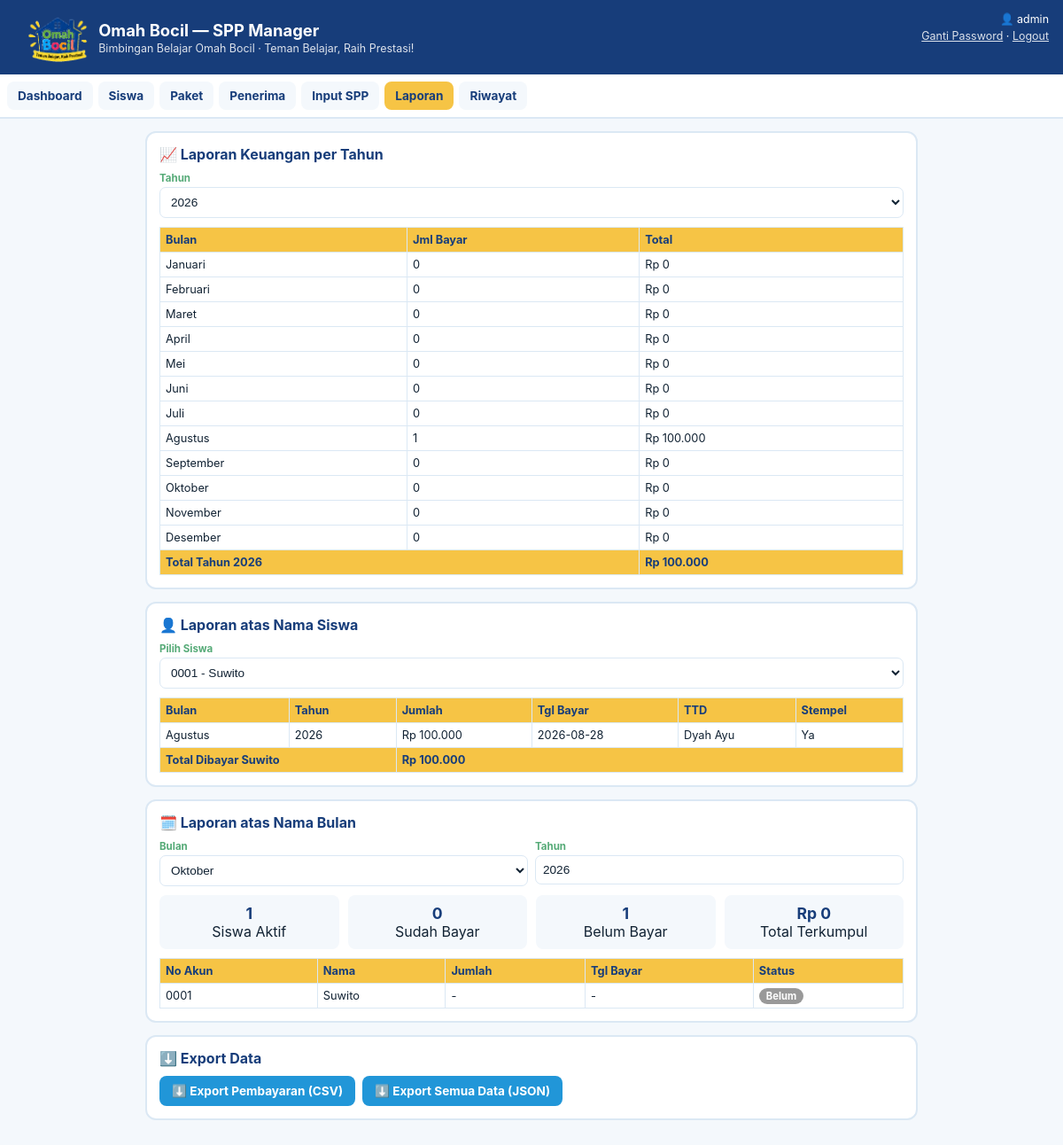
Before: /laporan (signed in) with the older database file.
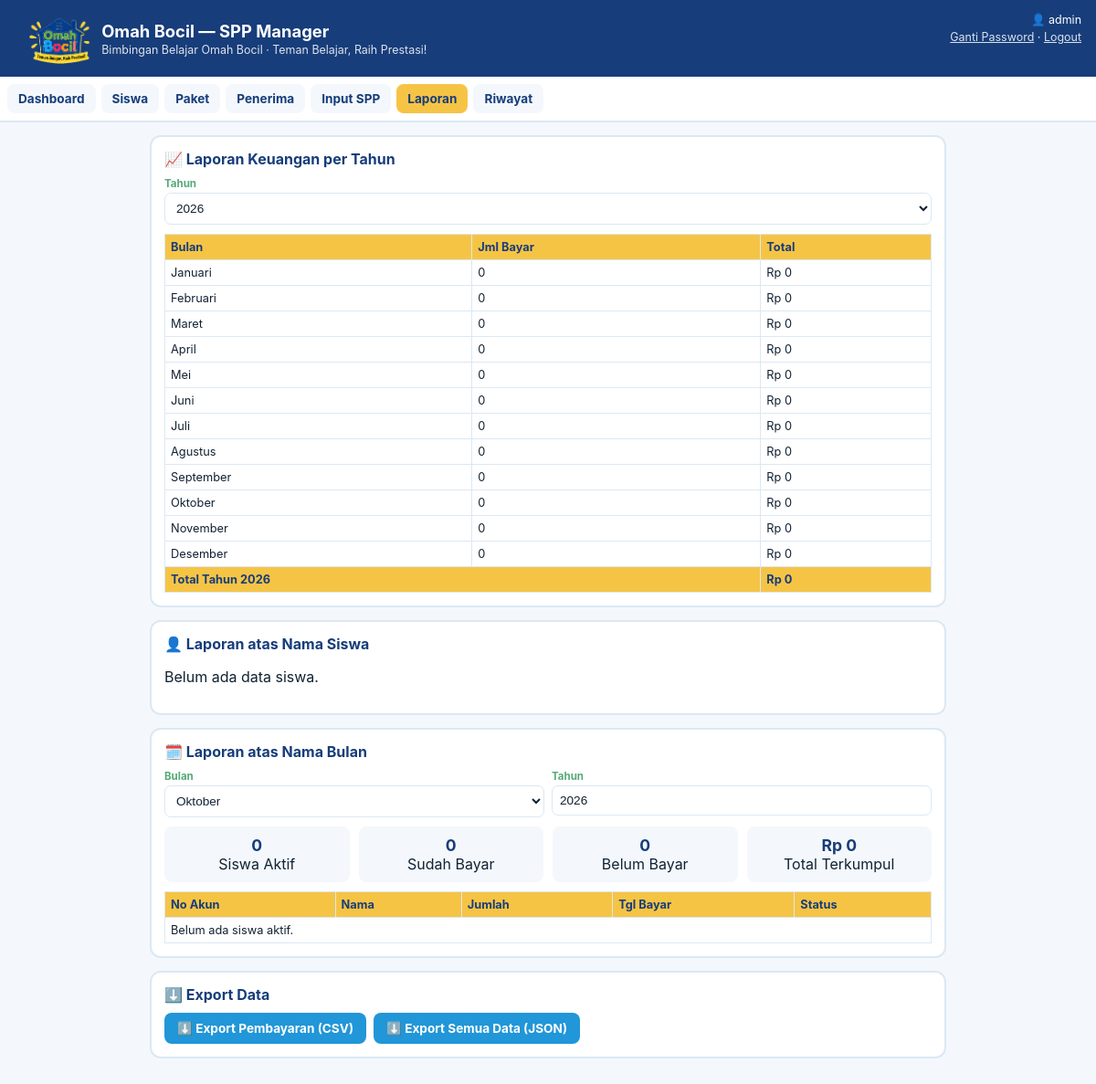
After: the same page with the newer database file.
### tables this page shows
CREATE TABLE payments (
                id INTEGER PRIMARY KEY AUTOINCREMENT,
                student_id INTEGER NOT NULL,
                bulan INTEGER NOT NULL,
                tahun INTEGER NOT NULL,
                jumlah INTEGER NOT NULL DEFAULT 0,
                tgl_bayar TEXT,
                ttd TEXT,
                stempel TEXT,
                FOREIGN KEY (student_id) REFERENCES students(id) ON DELETE CASCADE,
                UNIQUE(student_id, bulan, tahun)
            );

CREATE TABLE students (
                id INTEGER PRIMARY KEY AUTOINCREMENT,
                no_akun TEXT NOT NULL UNIQUE,
                nama TEXT NOT NULL,
                status TEXT NOT NULL DEFAULT 'Aktif',
                mulai TEXT,
                akhir TEXT,
                paket_id INTEGER,
                jatuh_tempo INTEGER NOT NULL DEFAULT 10, foto TEXT,
                FOREIGN KEY (paket_id) REFERENCES packages(id) ON DELETE SET NULL
            );

### main.py (the view)
@app.route("/laporan")
@login_required
def laporan():
    today = date.today()
    years = set(db.get_all_years())
    years.add(today.year)
    years = sorted(years)
    tahun = request.args.get("tahun", type=int) or today.year
    payments = db.get_payments_for_year(tahun)
    rows = []
    grand_total = 0
    for i, m in enumerate(MONTHS, start=1):
        bulan_payments = [p for p in payments if p["bulan"] == i]
        total = sum(p["jumlah"] for p in bulan_payments)
        grand_total += total
        rows.append({"bulan": m, "jumlah_bayar": len(bulan_payments), "total": total})
    all_students = db.get_all_students()
    siswa_id = request.args.get("siswa_id", type=int)
    if not siswa_id and all_students:
        siswa_id = all_students[0]["id"]
    riwayat_siswa = []
    siswa_terpilih = None
    total_siswa = 0
    if siswa_id:
        siswa_terpilih = db.get_student(siswa_id)
        for p in db.get_payments_for_student_all(siswa_id):
            riwayat_siswa.append({
                "bulan": MONTHS[p["bulan"] - 1],
                "tahun": p["tahun"],
                "jumlah": p["jumlah"],
                "tgl_bayar": p["tgl_bayar"],
                "ttd": p["ttd"],
                "stempel": p["stempel"],
            })
            total_siswa += p["jumlah"]
    lbulan = request.args.get("lbulan", type=int) or today.month
    ltahun = request.args.get("ltahun", type=int) or today.year
    status_bulan = []
    total_bulan_terpilih = 0
    lunas_count = 0
    for s in db.get_active_students():
        p = db.get_payment(s["id"], ltahun, lbulan)
        status_bulan.append({
            "no_akun": s["no_akun"],
            "nama": s["nama"],
            "jumlah": p["jumlah"] if p else None,
            "tgl_bayar": p["tgl_bayar"] if p else None,
            "status": "Lunas" if p else "Belum",
        })
        if p:
            lunas_count += 1
            total_bulan_terpilih += p["jumlah"]
    return render_template(
        "laporan.html",
        years=years,
        tahun=tahun,
        rows=rows,
        grand_total=grand_total,
        all_students=all_students,
        siswa_id=siswa_id,
        siswa_terpilih=siswa_terpilih,
        riwayat_siswa=riwayat_siswa,
        total_siswa=total_siswa,
        lbulan=lbulan,
        ltahun=ltahun,
        status_bulan=status_bulan,
        total_bulan_terpilih=total_bulan_terpilih,
        lunas_count=lunas_count,
    )

### database.py (called while the page is built)
def get_connection():
    conn = sqlite3.connect(DB_NAME)
    conn.row_factory = sqlite3.Row
    conn.execute("PRAGMA foreign_keys = ON")
    return conn

@contextmanager
def get_cursor(commit=False):
    conn = get_connection()
    cur = conn.cursor()
    try:
        yield cur
        if commit:
            conn.commit()
    finally:
        conn.close()

def get_all_students():
    with get_cursor() as cur:
        cur.execute("""
            SELECT s.*, p.name AS paket_name, p.price AS paket_price
            FROM students s LEFT JOIN packages p ON s.paket_id = p.id
            ORDER BY s.nama
        """)
        return [dict(r) for r in cur.fetchall()]

def get_active_students():
    return [s for s in get_all_students() if s["status"] == "Aktif"]

def get_student(student_id):
    with get_cursor() as cur:
        cur.execute("""
            SELECT s.*, p.name AS paket_name, p.price AS paket_price
            FROM students s LEFT JOIN packages p ON s.paket_id = p.id
            WHERE s.id = ?
        """, (student_id,))
        row = cur.fetchone()
        return dict(row) if row else None

def get_payment(student_id, tahun, bulan):
    with get_cursor() as cur:
        cur.execute("""
            SELECT * FROM payments WHERE student_id = ? AND tahun = ? AND bulan = ?
        """, (student_id, tahun, bulan))
        row = cur.fetchone()
        return dict(row) if row else None

def get_payments_for_year(tahun):
    with get_cursor() as cur:
        cur.execute("SELECT * FROM payments WHERE tahun = ?", (tahun,))
        return [dict(r) for r in cur.fetchall()]

def get_all_years():
    with get_cursor() as cur:
        cur.execute("SELECT DISTINCT tahun FROM payments ORDER BY tahun")
        return [r["tahun"] for r in cur.fetchall()]

def get_payments_for_student_all(student_id):
    with get_cursor() as cur:
        cur.execute("""
            SELECT * FROM payments WHERE student_id = ?
            ORDER BY tahun, bulan
        """, (student_id,))
        return [dict(r) for r in cur.fetchall()]

### main.py (called while the page is built)
def login_required(view_func):
    @wraps(view_func)
    def wrapper(*args, **kwargs):
        if not session.get("admin_id"):
            return redirect(url_for("login", next=request.path))
        return view_func(*args, **kwargs)
    return wrapper

@app.context_processor
def inject_globals():
    return {
        "MONTHS": MONTHS,
        "active_tab": request.endpoint,
        "current_admin": session.get("admin_username"),
    }

### templates/laporan.html (shortened to what this page needs)
{% extends "base.html" %}
{% block content %}
<div class="card">
  <h2>📈 Laporan Keuangan per Tahun</h2>
  <form method="get" action="{{ url_for('laporan') }}">
    <div class="row">
      <div>
        <label>Tahun</label>
        <select name="tahun" onchange="this.form.submit()">
          {% for y in years %}
            <option value="{{ y }}" {{ 'selected' if y==tahun }}>{{ y }}</option>
          {% endfor %}
        </select>
      </div>
    </div>
  </form>
  <div class="tbl-wrap" style="margin-top:10px">
    <table>
      <thead><tr><th>Bulan</th><th>Jml Bayar</th><th>Total</th></tr></thead>
      <tbody>
        {% for r in rows %}
        <tr><td>{{ r.bulan }}</td><td>{{ r.jumlah_bayar }}</td><td>{{ r.total|rupiah }}</td></tr>
        {% endfor %}
      </tbody>
      <tfoot><tr><th colspan="2">Total Tahun {{ tahun }}</th><th>{{ grand_total|rupiah }}</th></tr></tfoot>
    </table>
  </div>
</div>
<div class="card">
  <h2>👤 Laporan atas Nama Siswa</h2>
  {% if all_students|length == 0 %}
    <p>Belum ada data siswa.</p>
  {% else %}
  <form method="get" action="{{ url_for('laporan') }}">
    <div class="row">
      <div>
        <label>Pilih Siswa</label>
        <select name="siswa_id" onchange="this.form.submit()">
          {% for s in all_students %}
            <option value="{{ s.id }}" {{ 'selected' if s.id==siswa_id }}>{{ s.no_akun }} - {{ s.nama }}</option>
          {% endfor %}
        </select>
      </div>
    </div>
  </form>
  <div class="tbl-wrap" style="margin-top:10px">
    <table>
      <thead><tr><th>Bulan</th><th>Tahun</th><th>Jumlah</th><th>Tgl Bayar</th><th>TTD</th><th>Stempel</th></tr></thead>
      <tbody>
        {% for r in riwayat_siswa %}
        <tr>
          <td>{{ r.bulan }}</td><td>{{ r.tahun }}</td><td>{{ r.jumlah|rupiah }}</td>
          <td>{{ r.tgl_bayar or '-' }}</td><td>{{ r.ttd or '-' }}</td><td>{{ r.stempel or '-' }}</td>
        </tr>
        {% endfor %}
      </tbody>
      <tfoot><tr><th colspan="2">Total Dibayar {{ siswa_terpilih.nama if siswa_terpilih }}</th><th colspan="4">{{ total_siswa|rupiah }}</th></tr></tfoot>
    </table>
  </div>
  {% endif %}
</div>
<div class="card">
  <h2>🗓️ Laporan atas Nama Bulan</h2>
  <form method="get" action="{{ url_for('laporan') }}">
    <div class="row">
      <div>
        <label>Bulan</label>
        <select name="lbulan" onchange="this.form.submit()">
          {% for m in MONTHS %}
            <option value="{{ loop.index }}" {{ 'selected' if loop.index==lbulan }}>{{ m }}</option>
          {% endfor %}
        </select>
      </div>
      <div>
        <label>Tahun</label>
        <input type="number" name="ltahun" value="{{ ltahun }}" onchange="this.form.submit()">
      </div>
    </div>
  </form>
  <div class="stat" style="margin-top:10px">
    <div><b>{{ status_bulan|length }}</b>Siswa Aktif</div>
    <div><b>{{ lunas_count }}</b>Sudah Bayar</div>
    <div><b>{{ status_bulan|length - lunas_count }}</b>Belum Bayar</div>
    <div><b>{{ total_bulan_terpilih|rupiah }}</b>Total Terkumpul</div>
  </div>
  <div class="tbl-wrap">
    <table>
      <thead><tr><th>No Akun</th><th>Nama</th><th>Jumlah</th><th>Tgl Bayar</th><th>Status</th></tr></thead>
      <tbody>
        {% if status_bulan|length == 0 %}
          <tr><td colspan="5">Belum ada siswa aktif.</td></tr>
        {% endif %}
        {% for r in status_bulan %}
        <tr>
          <td>{{ r.no_akun }}</td><td>{{ r.nama }}</td>
          <td>{{ r.jumlah|rupiah if r.jumlah is not none else '-' }}</td>
          <td>{{ r.tgl_bayar or '-' }}</td>
          <td>{% if r.status=='Lunas' %}<span class="badge ok">Lunas</span>{% else %}<span class="badge no">Belum</span>{% endif %}</td>
        </tr>
        {% endfor %}
      </tbody>
    </table>
  </div>
</div>
<div class="card">
  <h2>⬇️ Export Data</h2>
  <div style="display:flex;gap:8px;flex-wrap:wrap">
    <a class="btn" href="{{ url_for('export_csv') }}">⬇️ Export Pembayaran (CSV)</a>
    <a class="btn" href="{{ url_for('export_json') }}">⬇️ Export Semua Data (JSON)</a>
  </div>
</div>
{% endblock %}

### templates/base.html (shortened to what this page needs)
<!DOCTYPE html>
<html lang="id">
<head>
<link rel="stylesheet" href="{{ url_for('static', filename='style.css') }}">
</head>
<body>
<header>
<div style="display:flex;justify-content:space-between;align-items:flex-start;gap:8px;flex-wrap:wrap">
  <div style="display:flex;align-items:center;gap:10px">
    <img src="{{ url_for('static', filename='logo_omahbocil.png') }}" alt="Logo Omah Bocil" style="height:56px;width:auto">
    <div>
      <h1>Omah Bocil — SPP Manager</h1>
      <p>Bimbingan Belajar Omah Bocil · Teman Belajar, Raih Prestasi!</p>
    </div>
  </div>
  {% if current_admin %}
  <div style="font-size:.78rem;text-align:right">
    <div>👤 {{ current_admin }}</div>
    <div style="margin-top:4px">
      <a href="{{ url_for('ganti_password') }}" style="color:#fff;opacity:.85">Ganti Password</a> ·
      <a href="{{ url_for('logout') }}" style="color:#fff;opacity:.85">Logout</a>
    </div>
  </div>
  {% endif %}
</div>
</header>
{% if current_admin %}
<nav>
<a href="{{ url_for('dashboard') }}" class="{{ 'active' if active_tab=='dashboard' }}">Dashboard</a>
<a href="{{ url_for('siswa_list') }}" class="{{ 'active' if active_tab=='siswa_list' }}">Siswa</a>
<a href="{{ url_for('paket_list') }}" class="{{ 'active' if active_tab=='paket_list' }}">Paket</a>
<a href="{{ url_for('penerima_list') }}" class="{{ 'active' if active_tab=='penerima_list' }}">Penerima</a>
<a href="{{ url_for('input_spp') }}" class="{{ 'active' if active_tab=='input_spp' }}">Input SPP</a>
<a href="{{ url_for('laporan') }}" class="{{ 'active' if active_tab=='laporan' }}">Laporan</a>
<a href="{{ url_for('riwayat') }}" class="{{ 'active' if active_tab=='riwayat' }}">Riwayat</a>
</nav>
{% endif %}
<main>
{% block content %}{% endblock %}
</main>
</body>
</html>

### static/style.css (style rules this page uses)
:root { --navy:#173d7a;--yellow:#f6c445;--blue:#2196d8;--bg:#f4f8fc;--card:#fff;--line:#dbe8f4;--red:#e6483c;--green:#2fa84f;--fg:#123 }
* { box-sizing:border-box }
html,body { margin:0;font-family:-apple-system,Segoe UI,Roboto,Arial,sans-serif;background:var(--bg);color:var(--fg) }
header { background:var(--navy);color:#fff;padding:14px 16px }
header h1 { margin:0;font-size:1.15rem }
header p { margin:2px 0 0;font-size:.78rem;opacity:.85 }
nav { display:flex;gap:6px;overflow-x:auto;background:var(--card);border-bottom:2px solid var(--line);padding:8px;position:sticky;top:0;z-index:5 }
nav a { border:none;background:var(--bg);color:var(--navy);font-weight:700;padding:8px 12px;border-radius:8px;white-space:nowrap;cursor:pointer;font-size:.85rem;text-decoration:none;display:inline-block }
nav a.active { background:var(--yellow) }
main { padding:14px;max-width:900px;margin:0 auto }
.card { background:var(--card);border:2px solid var(--line);border-radius:12px;padding:14px;margin-bottom:14px }
.card h2 { margin:0 0 10px;color:var(--navy);font-size:1rem }
.row { display:flex;gap:8px;flex-wrap:wrap }
.row>div { flex:1;min-width:130px }
label { font-size:.72rem;font-weight:700;color:#5a7;display:block;margin-bottom:3px }
input,select { width:100%;padding:8px;border:1.5px solid var(--line);border-radius:7px;font-size:.85rem;background:var(--card);color:var(--fg) }
button.btn,a.btn { background:var(--blue);color:#fff;border:none;padding:9px 14px;border-radius:8px;font-weight:700;cursor:pointer;font-size:.85rem;text-decoration:none;display:inline-block }
.tbl-wrap { overflow-x:auto }
table { width:100%;border-collapse:collapse;font-size:.8rem }
th { background:var(--yellow);color:var(--navy);padding:6px;text-align:left;border:1px solid var(--line);white-space:nowrap }
td { padding:6px;border:1px solid var(--line) }
.stat { display:flex;gap:10px;flex-wrap:wrap;margin-bottom:10px }
.stat div { flex:1;min-width:110px;background:var(--bg);border-radius:8px;padding:10px;text-align:center }
.stat b { display:block;font-size:1.1rem;color:var(--navy) }

Changed rows visible on the page:
removed payments: bulan "Agustus", tahun "2026", jumlah|rupiah "Rp 100.000", tgl_bayar "2026-08-28", ttd "Dyah Ayu", stempel "Ya"
removed students: nama "Suwito", no_akun "0001", jumlah|rupiah "-", tgl_bayar "-"
Other visible differences:
{{ grand_total|rupiah }}: "Rp 100.000" → "Rp 0"
{{ status_bulan|length }}: "1" → "0"
{{ status_bulan|length - lunas_count }}: "1" → "0"
form field siswa_id: "0001 - Suwito" → (not shown)
{{ total_siswa|rupiah }}: "Rp 100.000" → (not shown)
new list line: "Agustus 0 Rp 0"
text no longer shown: "Pilih Siswa Bulan Tahun Jumlah Tgl Bayar TTD Stempel Total Dibayar"
text now shown: "Belum ada data siswa. Belum ada siswa aktif."
list line gone: "Agustus 1 Rp 100.000"
